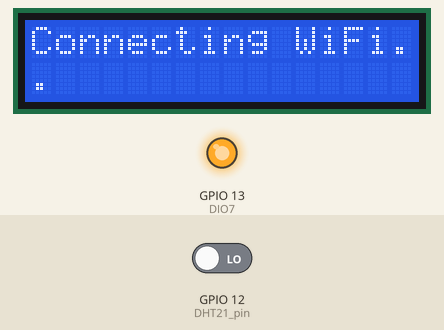
This sketch was run on a simulated ESP8266 (NodeMCU). Shown: 16×2 character LCD, output pins drawn as LEDs (lit = HIGH). Wiring (inferred from the names in the program): PCF8574 port expander at I2C address 0x27. Wiring (inferred from the signals the program sends): character LCD (HD44780): RS Q0; E Q2; backlight Q3; data Q4, Q5, Q6, Q7. The inputs (shaded band) are chosen by the test bench; at power-on: GPIO 12 (DHT21_pin) LOW. WiFi joins after 1.5 s; servers stay silent unless stated.

Above: at 2.3 s.
At 13.6 s:
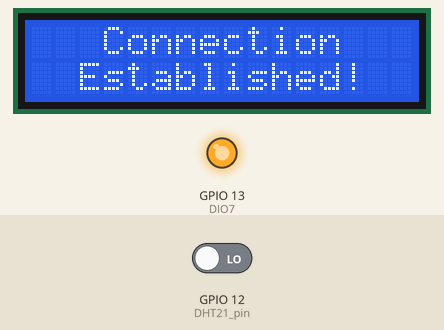
At 15.8 s:
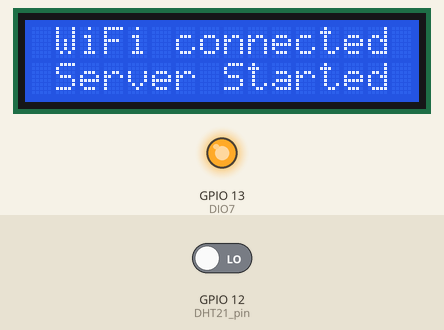
At 20.7 s:
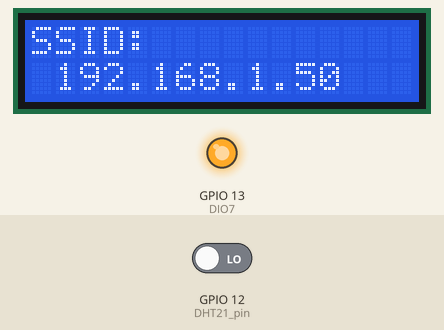
At 27.3 s:
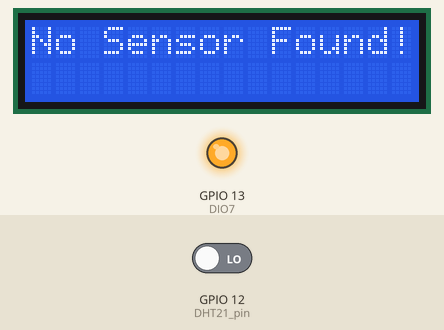
At 27.9 s:
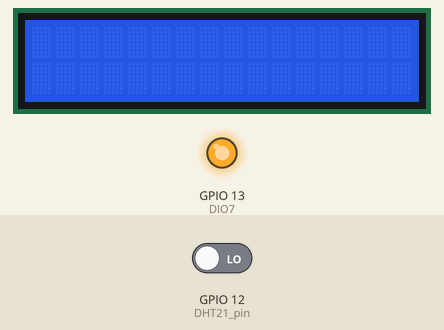

The sketch:

WiFi_Web_Server_Hygrometer.ino
```cpp
#include <ESP8266WiFi.h>
#include <ESP8266mDNS.h>
#include "pinmap.h"
#include "I2C_LCD.h"
#include "DHT21.h"


#define LED         DIO4


const char *ssid = "ssid";
const char *key = "pass";

const unsigned char symbol[8] =
{
   0x00, 0x06, 0x09, 0x09, 0x06, 0x00, 0x00, 0x00
};

unsigned char value[5] = {0x00, 0x00, 0x00, 0x00, 0x00};
unsigned char state = 0x00;
unsigned int RH = 0x0000;
unsigned int t = 0x0000;


WiFiServer server(80);


void show_SSID_IP(void)
{
  unsigned char s = 0;

  char temp[16];

  memset(temp, 0x00, sizeof(temp));

  LCD_goto(0, 0);
  LCD_putstr("SSID:");

  LCD_goto(0, 1);
  LCD_putstr(" ");
  LCD_goto(15, 1);
  LCD_putstr(" ");

  sprintf(temp, "%c%c%c%c%c%c%c%c%c%c", WiFi.SSID()[0], WiFi.SSID()[1], WiFi.SSID()[2], WiFi.SSID()[3], WiFi.SSID()[4], WiFi.SSID()[5], WiFi.SSID()[6], WiFi.SSID()[7], WiFi.SSID()[8], WiFi.SSID()[9]);

  for(s = 0; s < 10; s++)
  {
    LCD_goto((6 + s), 0);
    LCD_putchar(temp[s]);
  }

  sprintf(temp, "%d.%d.%d.%d", WiFi.localIP()[0], WiFi.localIP()[1], WiFi.localIP()[2], WiFi.localIP()[3]);

  for(s = 0; s < 16; s++)
  {
    LCD_goto((1 + s), 1);
    LCD_putchar(temp[s]);
  }

  delay(200);
}


void WiFi_details(void)
{
  LCD_clear_home();

  LCD_goto(1, 0);
  LCD_putstr("WiFi connected");

  server.begin();

  LCD_goto(1, 1);
  LCD_putstr("Server Started");
  delay(4000);

  LCD_clear_home();
  show_SSID_IP();
  delay(6000);

  WiFi.hostname("espfi");
  MDNS.begin("espfi");
}


void WiFi_setup(void)
{
  char s = 15;

  digitalWrite(LED, HIGH);
  WiFi.mode(WIFI_STA);
  delay(1000);

  WiFi.begin("","");

  digitalWrite(LED, LOW);
  LCD_clear_home();

  while(s > 0)
  {
      LCD_goto(0, 0);
      LCD_putstr("Connecting WiFi.");

      digitalWrite(LED, HIGH);
      delay(200);
      digitalWrite(LED, LOW);
      delay(200);

      LCD_goto((15 - s), 1);
      LCD_putstr(".");
      s--;
  };


  if(WiFi.status() != WL_CONNECTED)
  {
      digitalWrite(LED, HIGH);
      LCD_clear_home();
      LCD_goto(0, 0);
      LCD_putstr("Attempting WPS.");

      WiFi.beginWPSConfig();
      digitalWrite(LED, LOW);
      delay(4000);

      if (WiFi.status() == WL_CONNECTED)
      {
        digitalWrite(LED, HIGH);
        WiFi_details();
      }
      else
      {
        digitalWrite(LED, LOW);
        LCD_clear_home();
        LCD_goto(3, 0);
        LCD_putstr("Connection");
        LCD_goto(5, 1);
        LCD_putstr("Failed");
        delay(1000);

        LCD_clear_home();
        LCD_goto(4, 0);
        LCD_putstr("Retrying");
        delay(1000);
        ESP.restart();
      }
  }
  else
  {
    digitalWrite(LED, LOW);
    LCD_clear_home();
    LCD_goto(3, 0);
    LCD_putstr("Connection");
    LCD_goto(2, 1);
    LCD_putstr("Established!");
    delay(1600);

    WiFi_details();
  }
}


void setup(void)
{
  pinMode(DIO7, OUTPUT);
  digitalWrite(DIO7, HIGH);
  DHT21_init();
  LCD_init();
  LCD_clear_home();
  lcd_symbol();
  WiFi_setup();
  LCD_clear_home();
}


void loop(void)
{
  float rh_value = 0.0;
  float at_value = 0.0;

  state = get_data(value);

  switch(state)
  {
        case sensor_error_1:
        {
        }
        case sensor_error_2:
        {
           LCD_goto(0, 0);
           LCD_putstr("No Sensor Found!");
           delay(600);
           LCD_clear_home();

           break;
        }
        case checksum_error:
        {
           LCD_goto(0, 0);
           LCD_putstr("Checksum Error!");
           delay(600);
           LCD_clear_home();

           break;
        }
        default:
        {
           LCD_goto(0, 0);
           LCD_putstr("R.H/ %:");

           RH = make_word(value[0], value[1]);
           lcd_show_value(12, 0, RH);

           rh_value = (RH / 10.0);

           LCD_goto(0, 1);
           LCD_putstr("Tmp/");
           LCD_goto(4, 1);
           LCD_send(0, DAT);
           LCD_goto(5, 1);
           LCD_putstr("C:");

           t = make_word(value[2], value[3]);
           if((value[2] & 0x80) == 1)
           {
               LCD_goto(11, 1);
               LCD_putstr("-");
           }
           else
           {
               LCD_goto(11, 1);
               LCD_putstr(" ");
           }

           at_value = (t / 10.0);

           lcd_show_value(12, 1, t);

           break;
        }
  }

  WiFiClient client = server.available();
  client.println("HTTP/1.1 200 OK");
  client.println("Content-Type: text/html");
  client.println("Connection: close");
  client.println("Refresh: 15");
  client.println();
  client.println("<!DOCTYPE html>");
  client.println("<html lang=en>");
  client.println("<head>");
  client.println("<meta charset='UTF-8'>");
  client.println("<title>ESP8266 Temperature & Humidity DHT11 Sensor</title>");
  client.println("<meta http-equiv=refresh content=15/>");
  client.println("</head>");
  client.println("<body bgcolor=black>");
  client.println("<H2 ALIGN=CENTER> <font color=green> <b> <i> WiFi Hygrometer </b> </i> </font> </H2>");
  client.println("<BR> <BR>");
  client.print("<H4 ALIGN=CENTER> <font color=green> Relative Humidity &nbsp; &nbsp; &nbsp; (%): ");
  if(state != 0)
  {
    client.print("Error!");
  }
  else
  {
    client.print(rh_value, 1);
  }
  client.println("</font> </H4>");
  client.print("<H4 ALIGN=CENTER> <font color=green> Ambient Temperature (°C): ");
  if(state != 0)
  {
    client.print("Error!");
  }
  else
  {
    client.print(at_value, 1);
  }
  client.println("</font> </H4>");
  client.println("<BR> <BR>");
  client.println("<H6 align=center> <font color=blue> <a href=https://www.facebook.com/MicroArena> https://www.facebook.com/MicroArena </font> </a> </H6>");
  client.println("</body>");
  client.println("</html>");

  delay(2000);
  LCD_clear_home();

  show_SSID_IP();
  delay(2000);

  LCD_clear_home();
}


void lcd_symbol(void)
{
   unsigned char s = 0;

   LCD_send(0x40, CMD);

   for(s = 0; s < 8; s++)
   {
        LCD_send(symbol[s], DAT);
   }

   LCD_send(0x80, CMD);
}


unsigned int make_word(unsigned char HB, unsigned char LB)
{
  unsigned int value = 0x0000;

  value = HB;
  value <<= 8;
  value |= LB;

  return value;
}


void lcd_show_value(unsigned char x, unsigned char y, unsigned int val)
{
  unsigned int ch = 0x0000;

  ch = (val / 100);
  LCD_goto(x, y);
  LCD_putchar((48 + ch));

  ch = (val / 10);
  ch = (ch % 10);
  LCD_goto((x + 1), y);
  LCD_putchar((48 + ch));

  LCD_goto((x + 2), y);
  LCD_putchar(0x2E);

  ch = val;
  ch = (ch % 10);
  LCD_goto((x + 3), y);
  LCD_putchar((48 + ch));
}
```

DHT21.h
```cpp
#include "pinmap.h"


#define DHT21_pin                 DIO6

#define no_error                  0
#define sensor_error_1            1
#define sensor_error_2            2
#define checksum_error            3


void DHT21_init()
{
   pinMode(DHT21_pin, INPUT);
   delay(20);
}


unsigned char get_byte()
{
   unsigned char s = 0x08;
   unsigned char value = 0x00;

   while(s > 0)
   {
      value <<= 1;
      while(digitalRead(DHT21_pin) == LOW);
      delayMicroseconds(40);
      if(digitalRead(DHT21_pin) == HIGH)
      {
          value |= 1;
      }
      while(digitalRead(DHT21_pin) == HIGH);
      s--;
   }
   return value;
}


unsigned char get_data(unsigned char *DHT21_data)
{
   unsigned char s = 0x00;
   unsigned char check_sum = 0x00;

   pinMode(DHT21_pin, OUTPUT);
   digitalWrite(DHT21_pin, HIGH);
   digitalWrite(DHT21_pin, LOW);
   delay(1);
   digitalWrite(DHT21_pin, HIGH);
   delayMicroseconds(30);

   pinMode(DHT21_pin, INPUT);

   if(digitalRead(DHT21_pin) == HIGH)
   {
      return sensor_error_1;
   }
   delayMicroseconds(80);

   if(digitalRead(DHT21_pin) == LOW)
   {
      return sensor_error_2;
   }
   delayMicroseconds(80);

   for(s = 0; s <= 4; s++)
   {
       DHT21_data[s] = get_byte();
   }

   pinMode(DHT21_pin, OUTPUT);
   digitalWrite(DHT21_pin, HIGH);

   for(s = 0; s < 4; s++)
   {
       check_sum += DHT21_data[s];
   }

   if(check_sum != DHT21_data[4])
   {
      return checksum_error;
   }

   else
   {
      return no_error;
   }
}
```

pinmap.h
```cpp
/*
GPIOs as per NodeMCU
*/

#define DIO0        16
#define DIO1        5
#define DIO2        4
#define DIO3        0
#define DIO4        2
#define DIO5        14
#define DIO6        12
#define DIO7        13
#define DIO8        15
#define DIO9        3
#define DIO10       1
#define DIO11       9
#define DIO12       10


/*
10-bit PWM Pins

All except DIO11 and DIO12

*/


/*
I2C Pins

SCL = DIO1
SDA = DIO2

*/


/*

HSPI Pins

CLK  = DIO5
MISO = DIO6
MOSI = DIO7
CS   = DIO8

*/


/*
UART Pins

TXD0 = DIO10
RXD0 = DIO9

TXD1 = DIO4
RXD1 = DIO3

TXD0 = DIO8
RXD0 = DIO7

*/
```

I2C_LCD.h
```cpp
#include <Wire.h>

#define PCF8574_address                         0x27

#define clear_display                           0x01
#define goto_home                               0x02

#define cursor_direction_inc                    (0x04 | 0x02)
#define cursor_direction_dec                    (0x04 | 0x00)
#define display_shift                           (0x04 | 0x01)
#define display_no_shift                        (0x04 | 0x00)

#define display_on                              (0x08 | 0x04)
#define display_off                             (0x08 | 0x02)
#define cursor_on                               (0x08 | 0x02)
#define cursor_off                              (0x08 | 0x00)
#define blink_on                                (0x08 | 0x01)
#define blink_off                               (0x08 | 0x00)

#define _8_pin_interface                        (0x20 | 0x10)
#define _4_pin_interface                        (0x20 | 0x00)
#define _2_row_display                          (0x20 | 0x08)
#define _1_row_display                          (0x20 | 0x00)
#define _5x10_dots                              (0x20 | 0x40)
#define _5x7_dots                               (0x20 | 0x00)

#define dly                                     2

#define CMD                                     0
#define DAT                                     1

#define BL_ON                                   1
#define BL_OFF                                  0

unsigned char bl_state;
unsigned char data_value;

void PCF8574_init(void)
{
     Wire.begin();
     delay(100);
}

void PCF8574_write(unsigned char data_byte)
{
    Wire.beginTransmission(PCF8574_address);
    Wire.write(data_byte);
    Wire.endTransmission();
}

void LCD_4bit_send(unsigned char lcd_data)
{
    unsigned char temp = 0x00;

    temp = (lcd_data & 0xF0);
    data_value &= 0x0F;
    data_value |= temp;
    PCF8574_write(data_value);

    data_value |= 0x04;
    PCF8574_write(data_value);
    delay(dly);
    data_value &= 0xF9;
    PCF8574_write(data_value);
    delay(dly);

    temp = (lcd_data & 0x0F);
    temp <<= 0x04;
    data_value &= 0x0F;
    data_value |= temp;
    PCF8574_write(data_value);

    data_value |= 0x04;
    PCF8574_write(data_value);
    delay(dly);
    data_value &= 0xF9;
    PCF8574_write(data_value);
    delay(dly);
}

void LCD_send(unsigned char value, unsigned char control_type)
{
    switch(control_type)
    {
       case CMD:
       {
            data_value &= 0xF4;
            break;
       }
       case DAT:
       {
           data_value |= 0x01;
           break;
       }
    }

    switch(bl_state)
    {
       case BL_ON:
       {
          data_value |= 0x08;
          break;
       }
       case BL_OFF:
       {
          data_value &= 0xF7;
          break;
       }
    }

    PCF8574_write(data_value);
    LCD_4bit_send(value);
    delay(10);
}

void LCD_init()
{
    PCF8574_init();

    bl_state = BL_ON;
    data_value = 0x04;
    PCF8574_write(data_value);
    delay(10);

    data_value = 0x30;
    PCF8574_write(data_value);

    data_value |= 0x04;
    PCF8574_write(data_value);
    delay(dly);
    data_value &= 0xF1;
    PCF8574_write(data_value);
    delay(dly);

    data_value = 0x30;
    PCF8574_write(data_value);

    data_value |= 0x04;
    PCF8574_write(data_value);
    delay(dly);
    data_value &= 0xF1;
    PCF8574_write(data_value);
    delay(dly);

    data_value = 0x30;
    PCF8574_write(data_value);

    data_value |= 0x04;
    PCF8574_write(data_value);
    delay(dly);
    data_value &= 0xF1;
    PCF8574_write(data_value);
    delay(dly);

    data_value = 0x20;
    PCF8574_write(data_value);

    data_value |= 0x04;
    PCF8574_write(data_value);
    delay(dly);
    data_value &= 0xF1;
    PCF8574_write(data_value);
    delay(dly);

    LCD_send((_4_pin_interface | _2_row_display | _5x7_dots), CMD);
    LCD_send((display_on | cursor_off | blink_off | display_no_shift), CMD);
    LCD_send((clear_display), CMD);
    LCD_send((cursor_direction_inc | display_no_shift), CMD);
}

void LCD_putstr(char *lcd_string)
{
    while(*lcd_string != '\0')
    {
        LCD_send(*lcd_string++, DAT);
    };
}

void LCD_putchar(char char_data)
{
    if((char_data >= 0x20) && (char_data <= 0x7F))
    {
       LCD_send(char_data, DAT);
    }
}

void LCD_clear_home(void)
{
    LCD_send(clear_display, CMD);
    LCD_send(goto_home, CMD);
}

void LCD_goto(unsigned char x_pos,unsigned char y_pos)
{
   if(y_pos == 0)
    {
        LCD_send((0x80 | x_pos), CMD);
    }
    else
    {
        LCD_send((0x80 | 0x40 | x_pos), CMD);
    }
}
```

Measured:
- by itself, everything shown: repeats every 6.2 s, in 9 steps
- what the display in image 1 shows lasts 1.6 s, from 13.5 s to 15.1 s
- what the display in image 2 shows lasts 4.0 s, from 15.7 s to 19.7 s
- what the display in image 3 shows lasts 6.3 s, from 20.6 s to 26.9 s
- what the display in image 4 shows lasts 0.6 s, from 27.3 s to 27.9 s
- what the display in image 5 shows lasts 2.1 s, from 27.9 s to 30.0 s
